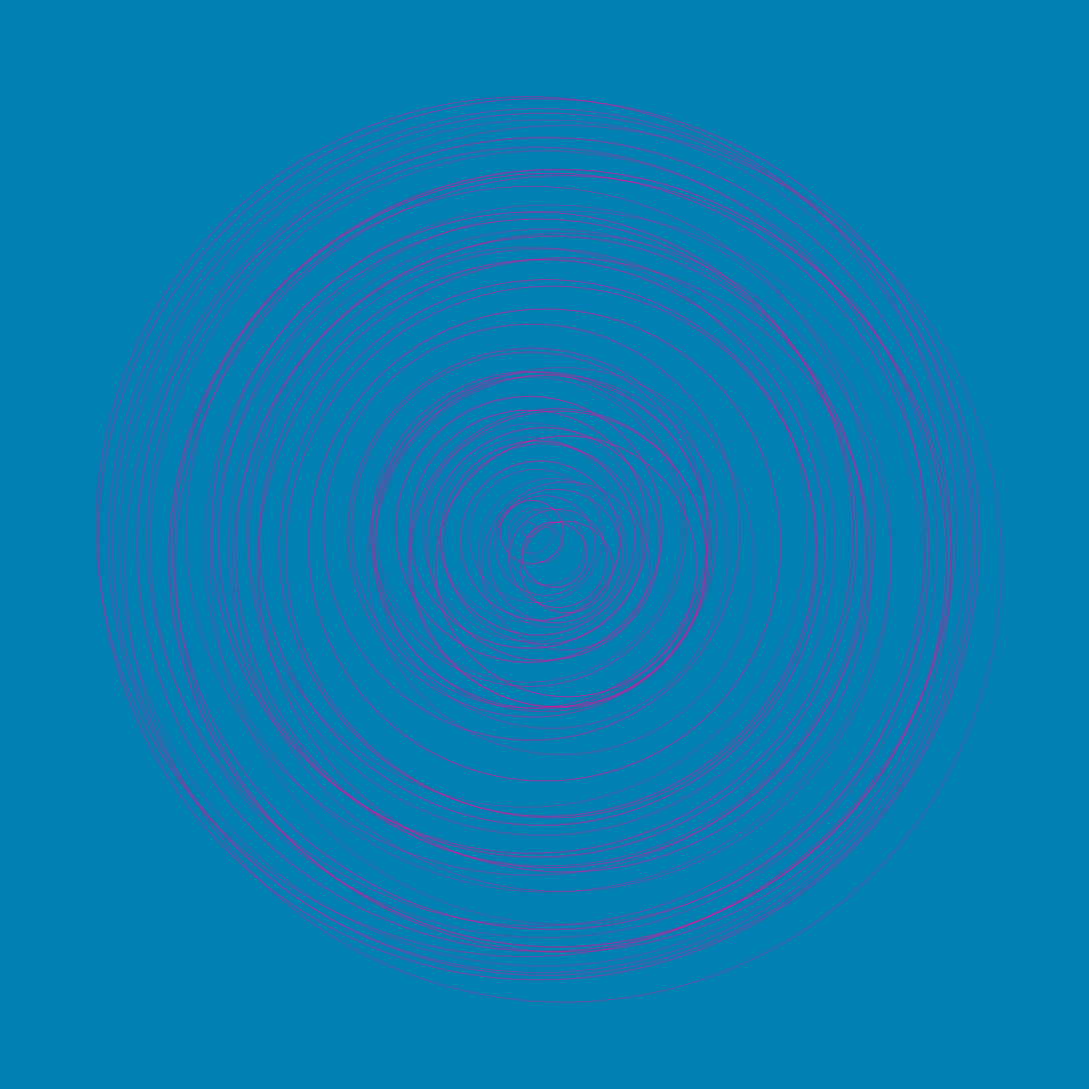
Frame 1 (no input)
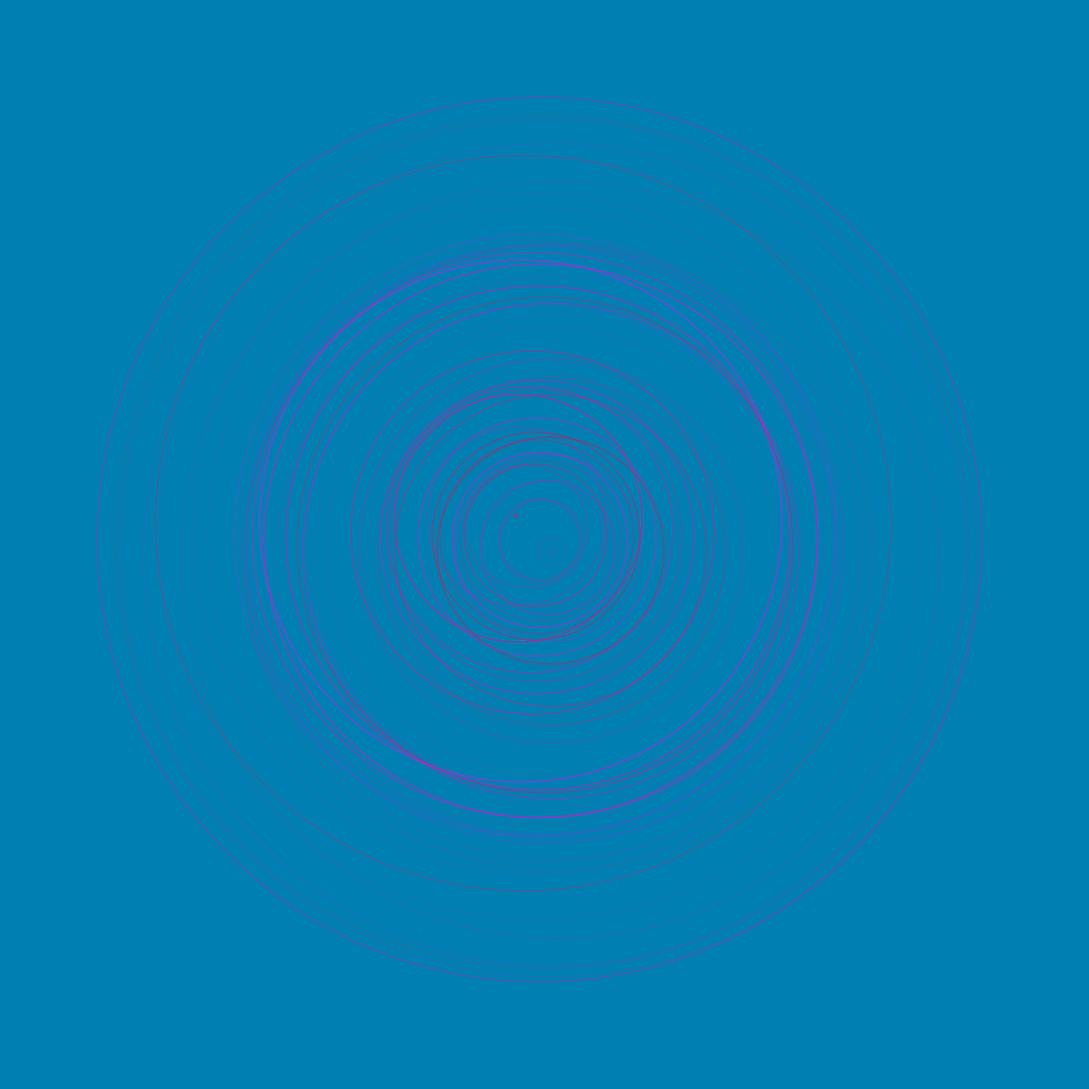
Frame 60 (the mouse pressed at the canvas centre just before this capture)
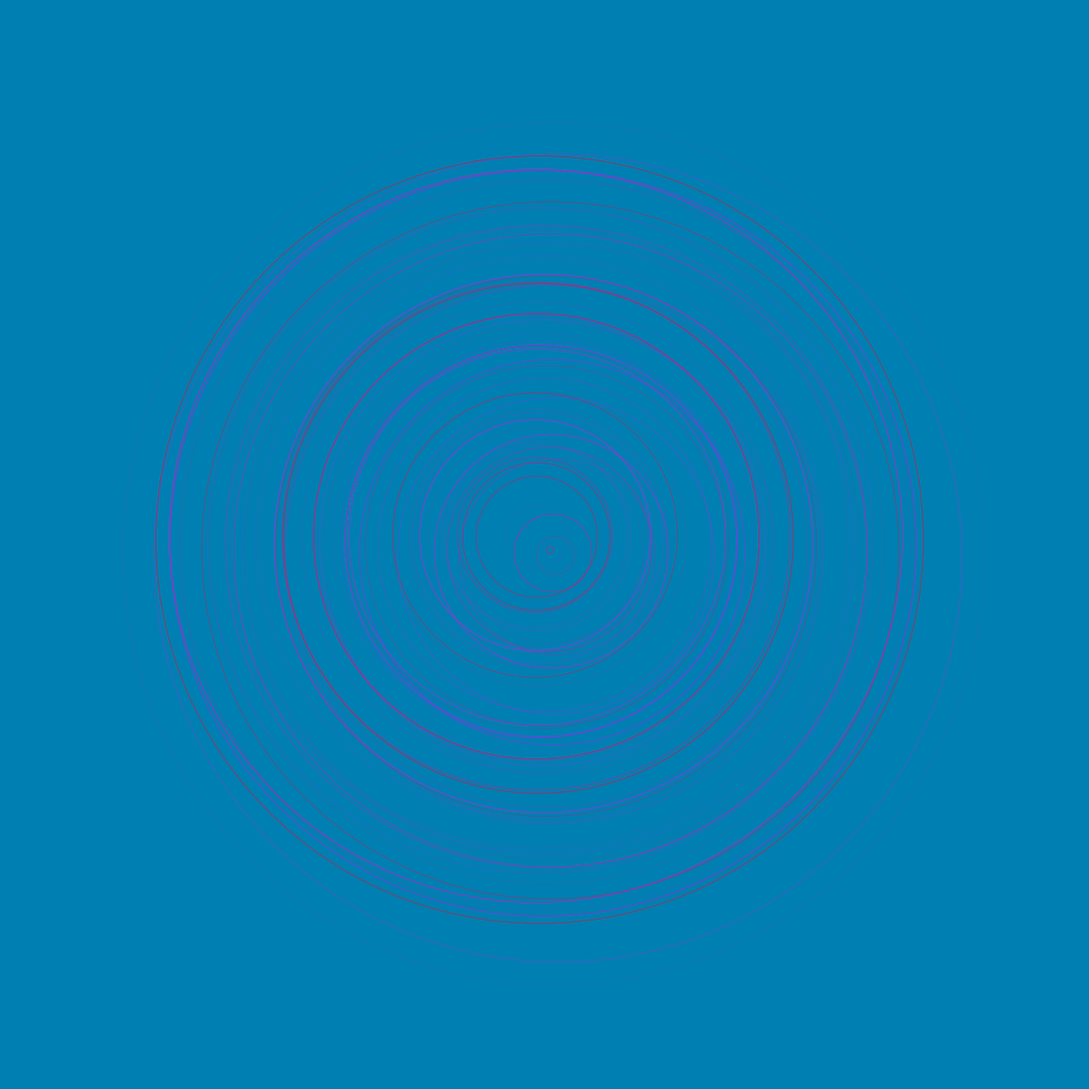
Frame 120 (the mouse held since frame 60 and released just before this capture)

The Processing sketch that drew these frames (run headless with seeded random() and noise(); from frame 60 on, the mouse is pressed at the canvas centre):

// Processing sketch: uneven_centre_circles
// ── uneven_centre_circles.pde

float nz_sd_x = 5;
float nz_sd_y = 5000;
float nz_inc_x = 0.01;
float nz_inc_y = 0.065;

ArrayList<Shp> shps = new ArrayList<Shp>();

void setup() {
  size(1100,1100);
  colorMode(HSB, 360,100,100,100);
  background(197, 80, 70);

    
  for(int i = 0; i < 60; i++) {
    float r= random(width/1.2); 
     shps.add( new Shp(0., 0., r, 327., 100., 100., random(20., 55.)) ); 
  }
  
  frameRate(10);

}

void draw() {
  background(197, 100, 70);
  float x = width/2;
    float y = height/2;

  for (Shp shp : shps) {
    float rnd_adj = noise(nz_sd_x, nz_sd_y);
    rnd_adj = map(rnd_adj, 0, 1, -1, 1);
  
      shp.display(rnd_adj);
    
    nz_sd_x += nz_inc_x;
    nz_sd_y += nz_inc_y;
  }
  
  //fade
  for (int i = shps.size() - 1; i >= 0; i--) {
    Shp shp = shps.get(i);
    shp.fade();
    println("Alpha: ", shp.al);
    if (shp.al < 5) {
      shps.remove(i);    //replace with new circle
      shps.add( new Shp(0., 0., random(width/1.2), random(290, 355), 100., 100., random(20., 55.)) ); 
    }
  }
    
}//end

class Shp {
  float x;
  float y;
  float sz;
  
  float h;
  float s;
  float b;
  float al;
  
  float rnd_adj;
  
  Shp(float x_, float y_, float sz_, float h_, float s_, float b_, float al_) {
    x = x_;
    y = y_;
    sz = sz_;
    h = h_;
    s = s_;
    b = b_;
    al = al_;
    
  }
  
  void display(float rnd_fct) {
      rnd_adj = rnd_fct;
      pushMatrix();
        translate(width/2 + rnd_adj*50, height/2 + rnd_adj*50);
        rotate(random(-10,10));
        noFill();
 
        stroke(h,s,b,al);
        strokeWeight(0.75);
        ellipse(x, y, sz, sz); 
        println(x,y,sz,sz);
      popMatrix();
  }
  
  void fade() {
     al = al * 0.9;
     stroke(h,s,b,al);
     display(rnd_adj);
  }
  
}
